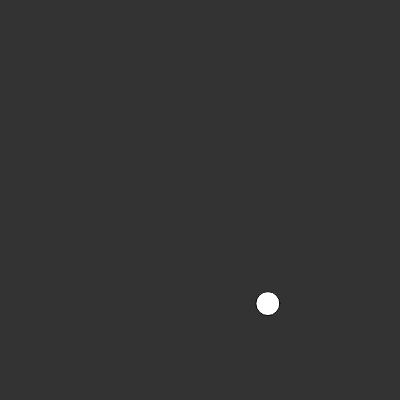
Frame 1 (no input)
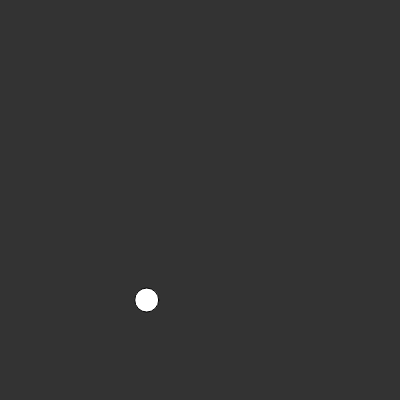
Frame 60 (no input)
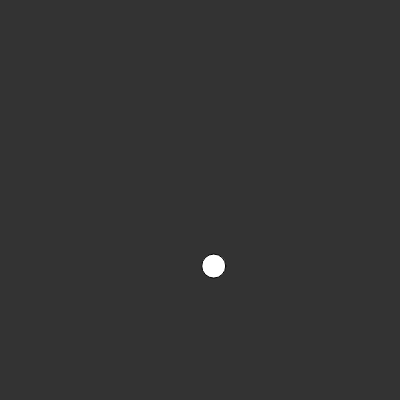
Frame 120 (the mouse pressed at the canvas centre since frame 60)

The p5.js sketch that drew these frames (run headless with seeded random() and noise() and a simulated clock; from frame 60 on, the mouse is pressed at the canvas centre):

// p5.js sketch
// ── sketch.js
function setup() {
  createCanvas(400,400);
}

var xoff = 0;
var yoff = 10000;

function draw() {
  background(51);
  
  var x = map(noise(xoff), 0,1, 0, width);
  xoff += 0.02;
  
  var y = map(noise(yoff), 0,1, 0, height);
  yoff += 0.01;
  
  fill('#ffffff');
  ellipse(x, y, 24,24);
  
  
}
